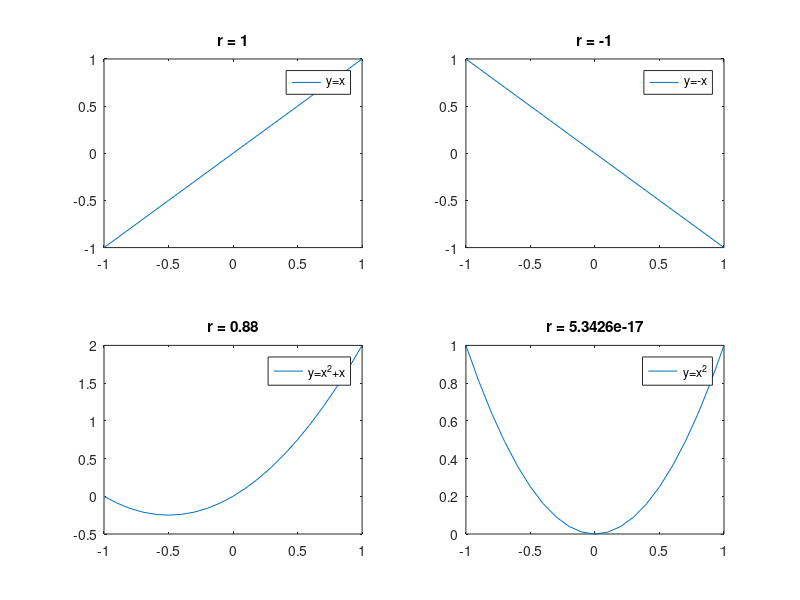
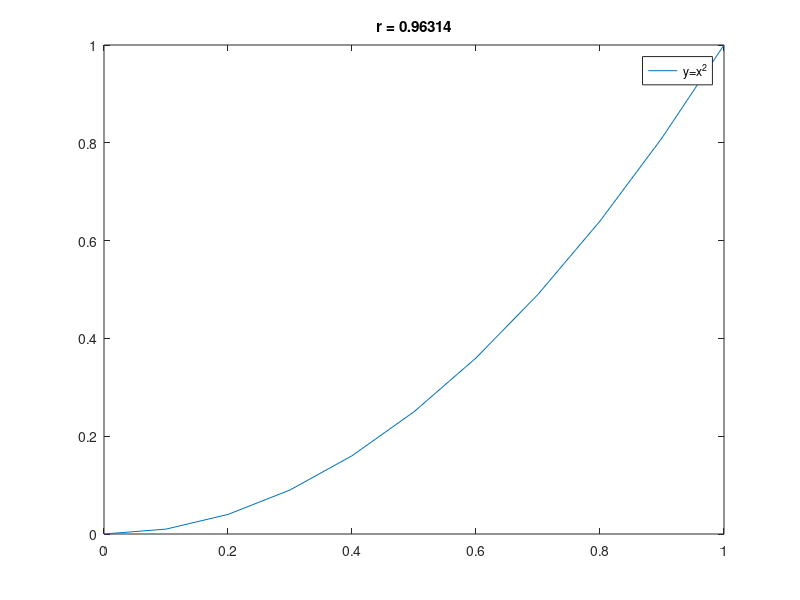

These charts were generated, in order, by the following MATLAB code:
close all
clear all
clc
x=-1:0.1:1;
y=x;
r=corr(x.',y.');
tytul=['r = ', num2str(r)];
figure('Name','współczynniki korelacji');
subplot(2,2,1);

plot(x,y);
legend('y=x');
title(tytul);
y=-x;
r=corr(x.',y.');
tytul=['r = ', num2str(r)];
subplot(2,2,2);
plot(x,y);
legend('y=-x');
title(tytul);
y=x.^2+x;
r=corr(x.',y.');
tytul=['r = ', num2str(r)];
subplot(2,2,3);
plot(x,y);
legend('y=x^2+x');
title(tytul);
y=x.^2;
r=corr(x.',y.');
tytul=['r = ', num2str(r)];
subplot(2,2,4);
plot(x,y);
legend('y=x^2');
title(tytul);
% zmiana zakresu
x=0:0.1:1;
y=x.^2;
r=corr(x.',y.');
tytul=['r = ', num2str(r)];
figure('Name','wsp. kor. w innym zakresie');
plot(x,y);
legend('y=x^2');
title(tytul);